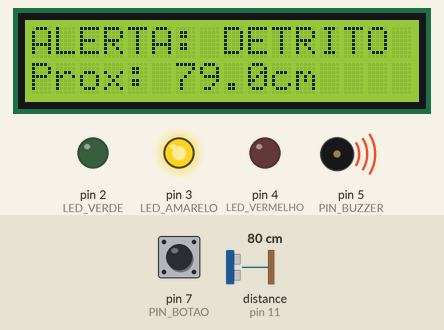
The sketch below on a simulated Arduino Uno, built with avr-gcc and run on an emulated ATmega328P. On the bench: 16×2 character LCD, output pins drawn as LEDs (lit = HIGH), buzzer (waves = sounding). Wiring (inferred from the names in the program): ultrasonic range finder: trigger pin 12; echo pin 11. Inputs (shaded band) come from the test bench; at power-on: distance to the obstacle (sensor on pin 11) 80 cm, pin 7 (PIN_BOTAO) LOW. The echo pulse lasts 58.3 µs per cm; pins used as bus, display or sensor lines are not drawn.

Above: at 2.7 s.
2.8 s: distance to the obstacle (sensor on pin 11) set to 54 cm
At 3.2 s:
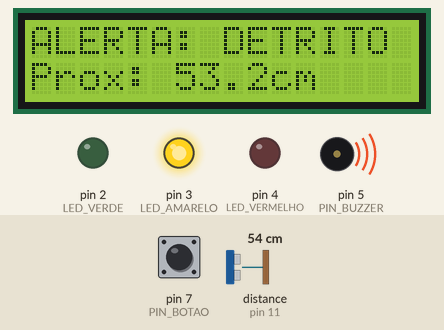
4.3 s: distance to the obstacle (sensor on pin 11) set to 45 cm
At 4.8 s:
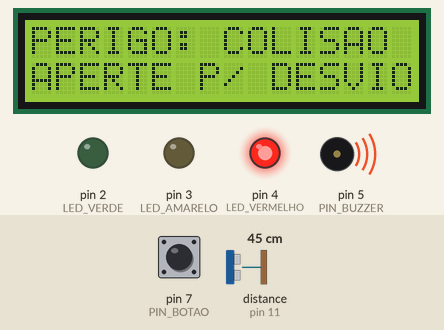
5.9 s: pin 7 (PIN_BOTAO) pulled HIGH for 0.15 s
At 6.2 s:
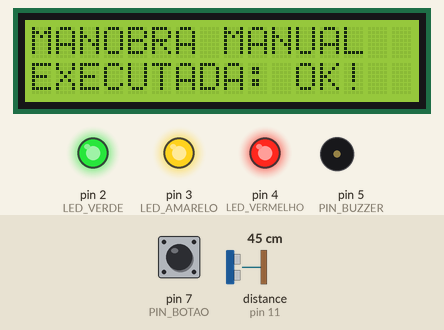
9.0 s: distance to the obstacle (sensor on pin 11) set to 250 cm
At 10.2 s:
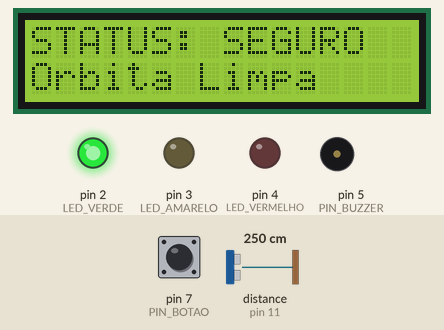
10.5 s: distance to the obstacle (sensor on pin 11) set to 155 cm
12.0 s: distance to the obstacle (sensor on pin 11) set to 146 cm
At 12.9 s:
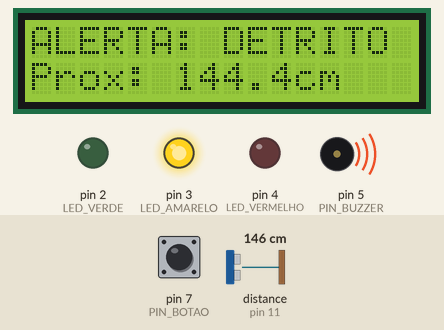
Timing chart, 0 to 14.5 s (numbered marks = the images above; inputs shaded):
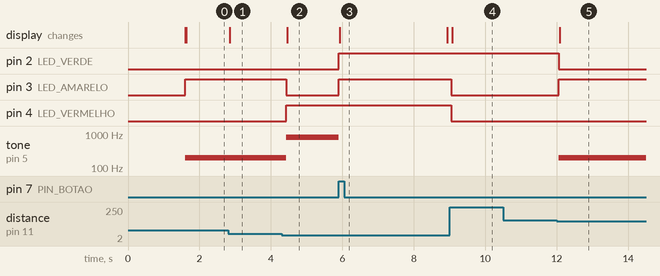

The sketch:

codigo_satelite.ino
```cpp
#include <Adafruit_LiquidCrystal.h>

Adafruit_LiquidCrystal lcd(0);

const int PIN_TRIG = 12;
const int PIN_ECHO = 11;
const int LED_VERDE = 2;
const int LED_AMARELO = 3;
const int LED_VERMELHO = 4;
const int PIN_BUZZER = 5;
const int PIN_BOTAO = 7;

long duracao;
float distanciaCm;
bool manobraExecutada = false;

void setup() {
  pinMode(PIN_TRIG, OUTPUT);
  pinMode(PIN_ECHO, INPUT);
  pinMode(LED_VERDE, OUTPUT);
  pinMode(LED_AMARELO, OUTPUT);
  pinMode(LED_VERMELHO, OUTPUT);
  pinMode(PIN_BUZZER, OUTPUT);
  pinMode(PIN_BOTAO, INPUT);

  lcd.begin(16, 2);

  lcd.setCursor(0, 0);
  lcd.print("OrbitalWatch v1");
  lcd.setCursor(0, 1);
  lcd.print("Sistemas: ONLINE");
  delay(1500);
  lcd.clear();
}

void loop() {
  digitalWrite(PIN_TRIG, LOW);
  delayMicroseconds(2);
  digitalWrite(PIN_TRIG, HIGH);
  delayMicroseconds(10);
  digitalWrite(PIN_TRIG, LOW);

  duracao = pulseIn(PIN_ECHO, HIGH);

  distanciaCm = duracao * 0.034 / 2;

  if (digitalRead(PIN_BOTAO) == HIGH && distanciaCm < 50) {
    manobraExecutada = true;
  }

  if (manobraExecutada) {
    noTone(PIN_BUZZER);
    digitalWrite(LED_VERDE, HIGH);
    digitalWrite(LED_AMARELO, HIGH);
    digitalWrite(LED_VERMELHO, HIGH);

    lcd.setCursor(0, 0);
    lcd.print("MANOBRA MANUAL  ");
    lcd.setCursor(0, 1);
    lcd.print("EXECUTADA: OK!  ");

    delay(3000);
    manobraExecutada = false;
    lcd.clear();
  }
  else if (distanciaCm > 150) {
    digitalWrite(LED_VERDE, HIGH);
    digitalWrite(LED_AMARELO, LOW);
    digitalWrite(LED_VERMELHO, LOW);
    noTone(PIN_BUZZER);

    lcd.setCursor(0, 0);
    lcd.print("STATUS: SEGURO  ");
    lcd.setCursor(0, 1);
    lcd.print("Orbita Limpa    ");
  }
  else if (distanciaCm >= 50 && distanciaCm <= 150) {
    digitalWrite(LED_VERDE, LOW);
    digitalWrite(LED_AMARELO, HIGH);
    digitalWrite(LED_VERMELHO, LOW);
    tone(PIN_BUZZER, 200);

    lcd.setCursor(0, 0);
    lcd.print("ALERTA: DETRITO ");
    lcd.setCursor(0, 1);
    lcd.print("Prox: ");
    lcd.print(distanciaCm, 1);
    lcd.print("cm   ");
  }
  else if (distanciaCm < 50) {
    digitalWrite(LED_VERDE, LOW);
    digitalWrite(LED_AMARELO, LOW);
    digitalWrite(LED_VERMELHO, HIGH);
    tone(PIN_BUZZER, 800);

    lcd.setCursor(0, 0);
    lcd.print("PERIGO: COLISAO ");
    lcd.setCursor(0, 1);
    lcd.print("APERTE P/ DESVIO");
  }

  delay(100);
}
```

Measured:
- the behaviour switches between 51 and 50 cm on distance to the obstacle (sensor on pin 11) (found by bisection; images 1 and 2)
- the behaviour switches between 152 and 151 cm on distance to the obstacle (sensor on pin 11) (found by bisection; images 4 and 5)
- after the input at 2.8 s, the display: changes after 0.05 s (image 1)
- after the input at 4.3 s, pin 3 (LED_AMARELO): HIGH → LOW after 0.13 s; pin 4 (LED_VERMELHO): LOW → HIGH after 0.13 s; tone on pin 5 (PIN_BUZZER): 200 Hz → 800 Hz after 0.13 s; the display: changes after 0.16 s (image 2)
- after the input at 5.9 s, pin 2 (LED_VERDE), pin 3 (LED_AMARELO): LOW → HIGH at once; tone on pin 5 (PIN_BUZZER): 800 Hz → silent at once; the display: changes at once (image 3)
- after the input at 9.0 s, pin 2 (LED_VERDE): stays HIGH (without the input it goes to LOW after 0.04 s); pin 4 (LED_VERMELHO): HIGH → LOW after 0.05 s; tone on pin 5 (PIN_BUZZER): stays silent (without the input it goes to 800 Hz after 0.04 s); the display: changes after 0.08 s (image 4)
- after the input at 10.5 s, every drawn part: stays the same
- after the input at 12.0 s, pin 2 (LED_VERDE): HIGH → LOW after 0.06 s; pin 3 (LED_AMARELO): LOW → HIGH after 0.06 s; tone on pin 5 (PIN_BUZZER): silent → 200 Hz after 0.06 s; the display: changes after 0.09 s (image 5)
